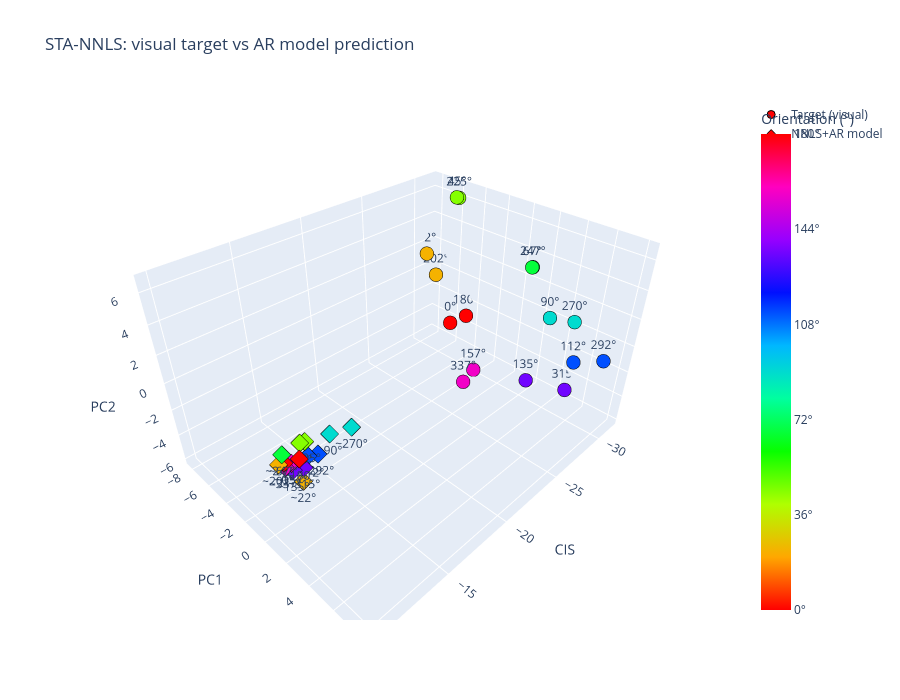

This figure's notebook cell:
### Code cell
import plotly.graph_objects as go

# Reuse the same projection basis
mean_vec = target_vectors.mean(axis=0)
pca_targets = PCA(n_components=2).fit(target_vectors)
proj, _ = np.linalg.qr(np.array([mean_vec, pca_targets.components_[0], pca_targets.components_[1]]).T)

target_proj  = target_vectors @ proj          # (n_ori, 3)
ar_proj      = achieved_ar @ proj             # (n_ori, 3)

doubled = (orientations * 2) % 360

fig = go.Figure()
fig.add_trace(go.Scatter3d(
    x=target_proj[:,0], y=target_proj[:,1], z=target_proj[:,2],
    mode='markers+text', name='Target (visual)',
    marker=dict(size=8, color=doubled, colorscale='HSV', cmin=0, cmax=360,
                colorbar=dict(title='Orientation (°)', tickvals=np.arange(0,361,72),
                              ticktext=[f'{int(v/2)}°' for v in np.arange(0,361,72)]),
                line=dict(color='black', width=1)),
    text=[f'{int(o)}°' for o in orientations], textposition='top center',
))
fig.add_trace(go.Scatter3d(
    x=ar_proj[:,0], y=ar_proj[:,1], z=ar_proj[:,2],
    mode='markers+text', name='NNLS+AR model',
    marker=dict(size=6, color=doubled, colorscale='HSV', cmin=0, cmax=360, symbol='diamond',
                line=dict(color='black', width=1)),
    text=[f'~{int(o)}°' for o in orientations], textposition='bottom center',
))
fig.update_layout(
    title='STA-NNLS: visual target vs AR model prediction',
    scene=dict(xaxis_title='CIS', yaxis_title='PC1', zaxis_title='PC2', aspectmode='data'),
    width=900, height=700,
)
fig.show()

### Figure 1 — Plotly figure (JSON) as saved in the notebook; plotly's stock layout.template omitted (floating-point values rounded to 4 significant figures)
{"data": [{"marker": {"cmax": 360, "cmin": 0, "color": [0.0, 45.0, 90.0, 135.0, 180.0, 225.0, 270.0, 315.0, 0.0, 45.0, 90.0, 135.0, 180.0, 225.0, 270.0, 315.0], "colorbar": {"ticktext": ["0°", "36°", "72°", "108°", "144°", "180°"], "tickvals": [0, 72, 144, 216, 288, 360], "title": {"text": "Orientation (°)"}}, "colorscale": [[0, "#ff0000"], [0.1111, "#ffa700"], [0.2222, "#afff00"], [0.3333, "#08ff00"], [0.4444, "#00ff9f"], [0.5556, "#00b7ff"], [0.6667, "#0010ff"], [0.7778, "#9700ff"], [0.8889, "#ff00bf"], [1, "#ff0000"]], "line": {"color": "black", "width": 1}, "size": 8}, "mode": "markers+text", "name": "Target (visual)", "text": ["0°", "22°", "45°", "67°", "90°", "112°", "135°", "157°", "180°", "202°", "225°", "247°", "270°", "292°", "315°", "337°"], "textposition": "top center", "type": "scatter3d", "x": [-30.86, -30.82, -30.16, -28.99, -26.69, -28.18, -29.37, -29.63, -31.33, -31.02, -31.01, -29.08, -28.3, -29.29, -31.47, -27.44], "y": [-5.602, -8.218, -4.904, 2.452, 5.552, 6.754, 2.825, -2.036, -4.435, -7.404, -5.425, 2.439, 6.293, 8.127, 4.768, -1.184], "z": [-3.925, 1.143, 6.647, 4.454, 3.13, -0.1757, -4.283, -6.02, -2.983, -0.4288, 6.248, 4.434, 2.47, 0.04792, -5.227, -5.531]}, {"marker": {"cmax": 360, "cmin": 0, "color": [0.0, 45.0, 90.0, 135.0, 180.0, 225.0, 270.0, 315.0, 0.0, 45.0, 90.0, 135.0, 180.0, 225.0, 270.0, 315.0], "colorscale": [[0, "#ff0000"], [0.1111, "#ffa700"], [0.2222, "#afff00"], [0.3333, "#08ff00"], [0.4444, "#00ff9f"], [0.5556, "#00b7ff"], [0.6667, "#0010ff"], [0.7778, "#9700ff"], [0.8889, "#ff00bf"], [1, "#ff0000"]], "line": {"color": "black", "width": 1}, "size": 6, "symbol": "diamond"}, "mode": "markers+text", "name": "NNLS+AR model", "text": ["~0°", "~22°", "~45°", "~67°", "~90°", "~112°", "~135°", "~157°", "~180°", "~202°", "~225°", "~247°", "~270°", "~292°", "~315°", "~337°"], "textposition": "bottom center", "type": "scatter3d", "x": [-10.33, -10.95, -11.42, -10.29, -13.0, -11.63, -10.65, -10.68, -11.03, -10.0, -11.71, -10.29, -14.14, -12.09, -11.21, -10.29], "y": [1.634, 2.174, 1.553, 1.609, 1.946, 1.829, 1.861, 1.726, 1.941, 1.661, 1.574, 1.609, 2.336, 2.051, 1.984, 1.75], "z": [0.1338, -1.194, 0.7106, 0.7142, 0.5617, -0.1343, -0.4172, -0.05347, 0.1443, 0.2689, 0.6391, 0.7142, 0.5535, -0.156, -0.5445, -0.0538]}], "layout": {"height": 700, "scene": {"aspectmode": "data", "xaxis": {"title": {"text": "CIS"}}, "yaxis": {"title": {"text": "PC1"}}, "zaxis": {"title": {"text": "PC2"}}}, "title": {"text": "STA-NNLS: visual target vs AR model prediction"}, "width": 900}}
